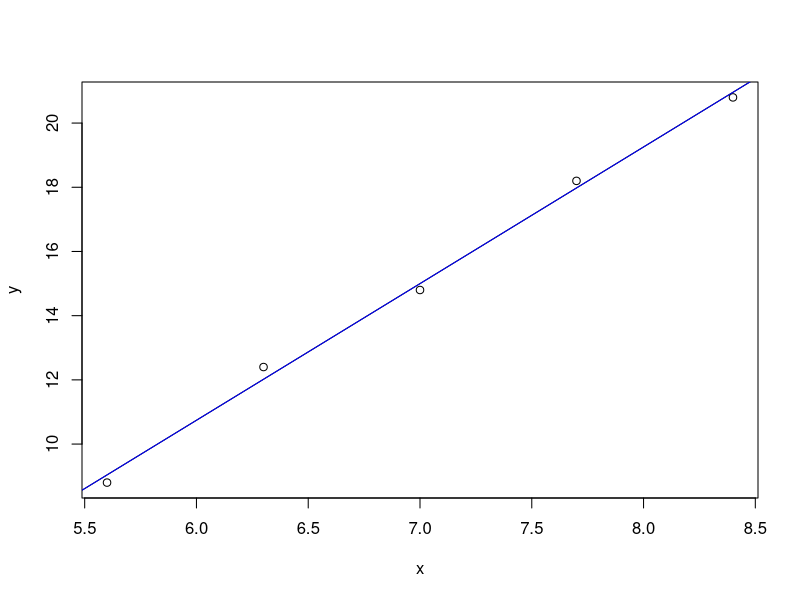

R code for this plot:
## ---- chunk 1
x_values <- c(5.6, 6.3, 7, 7.7, 8.4)
y_values <- c(8.8, 12.4, 14.8, 18.2, 20.8)

reg_line <- lm(y_values ~ x_values)
reg_line
## ---- chunk 2
plot(x_values, y_values, xlab="x", ylab="y")
abline(reg_line)
lines(c(5,9), -14.8+4.257*c(5,9), col="blue")
## ---- chunk 3
compute_revenue <- function(x,y)
  {
   rev_func = - 21*x^2 - 23*y^2  + 28*y*x + 81*x + 40*y  
   return(c(rev_func))
  }
print(paste0("Revenue = $", compute_revenue(2.30,4.10)))
